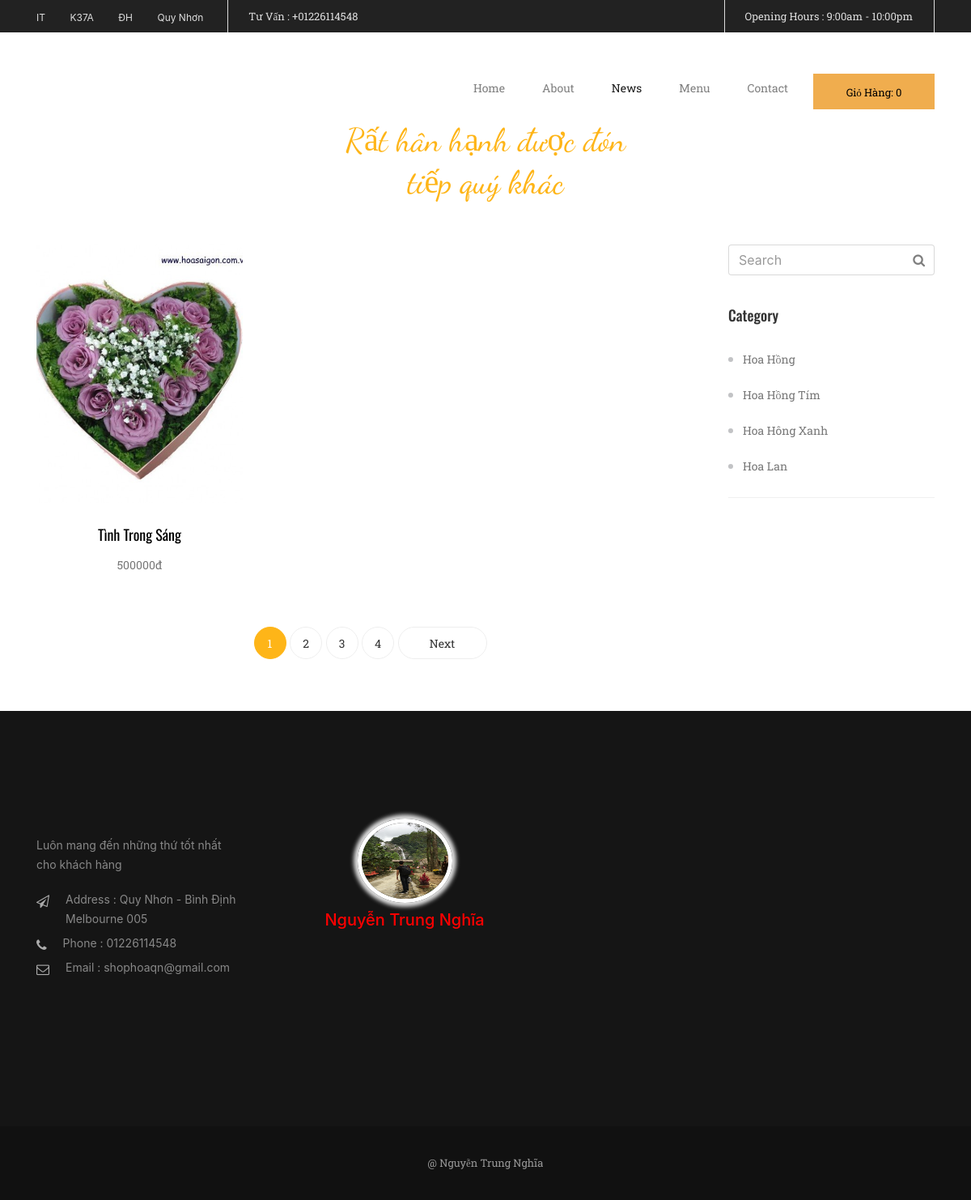
Page /index_Controller/page/1 on the committed database.
### tables this page shows
CREATE TABLE `chitietsp` (
  `id_sp` int(11) NOT NULL,
  `tensp` varchar(250) NOT NULL,
  `hinhanh` varchar(100) NOT NULL,
  `gia` int(100) NOT NULL,
  `mota` longtext NOT NULL,
  `id_loaisp` int(100) NOT NULL,
  `thutu` int(100) NOT NULL
);

CREATE TABLE `loaisp` (
  `id_loaisp` int(11) NOT NULL,
  `tenloaisp` varchar(250) NOT NULL,
  `thutu` int(100) NOT NULL
);

### application/controllers/index_Controller.php (called while the page is built, shortened)
<?php if ( ! defined('BASEPATH')) exit('No direct script access allowed');
class index_Controller extends CI_Controller {
	private $soluongtin1trang;
	public function __construct()
	{
		$this->load->model('SanPham');
		$this->load->model('DanhMuc');
		$this->load->model('PhanTrang');
		$this->soluongtin1trang = 9;
	}
	function page($trang)
	{
		$sanpham = $this->PhanTrang->loadTinTheoTrang($this->soluongtin1trang,$trang);
		$danhmuc = $this->DanhMuc->loadDanhMuc();
		$sotrang  = $this->PhanTrang->phantrang($this->soluongtin1trang);
		$ketqua = array(
			'sanpham' => $sanpham,
			'danhmuc' => $danhmuc,
			'sotrang'=> $sotrang
			 );
		$this->load->view('index',$ketqua);
	}
}

### index.php (called while the page is built, shortened)
<?php
require_once BASEPATH.'core/CodeIgniter.php';

### application/models/PhanTrang.php (called while the page is built, shortened)
<?php if ( ! defined('BASEPATH')) exit('No direct script access allowed');
class PhanTrang extends CI_Model {
	function phanTrang($soluongtin1trang)
	{
		$this->db->select('*');
		$sotin = $this->db->get('chitietsp');
		$ketqua = $sotin->result_array();
		$soluongtin = count($ketqua);
		$sotrang =ceil($soluongtin/$soluongtin1trang);
		return $sotrang;
	}
	function loadTinTheoTrang($trang,$soluongtin1trang)
	{
		$this->db->select('*');
		$this->db->join('chitietsp', 'chitietsp.id_loaisp = loaisp.id_loaisp', 'left');
		$vitri = ($trang-1)*$soluongtin1trang;
		$ketqua = $this->db->get('loaisp',$soluongtin1trang,$vitri);
		$ketqua = $ketqua->result_array();
		return $ketqua;
	}
}

### application/models/DanhMuc.php (called while the page is built, shortened)
<?php if ( ! defined('BASEPATH')) exit('No direct script access allowed');
class DanhMuc extends CI_Model {
	function loadDanhMuc()
	{
		$this->db->select('*');
		$danhmuc =$this->db->get('loaisp');
		$danhmuc = $danhmuc->result_array();
		return $danhmuc;
	}
}

### application/views/index.php (the view, shortened to what this page needs)
<!DOCTYPE html>
<html lang="en"><head>
	<link rel="stylesheet" href="<?php echo base_url() ?>vendor/bootstrap.css">
	<link rel="stylesheet" href="<?php echo base_url() ?>vendor/font-awesome.css">
	<link rel="stylesheet" href="<?php echo base_url() ?>1.css">
 </head>
<body >
<?php
	$uri = $_SERVER['REQUEST_URI'];
	 $uri = explode('/',$uri);
	$tranghientai = end($uri) ;
 ?>
		<div class="container">
			<div class="row">
				<div class="col-sm-9">
					<div class="row">
						<?php foreach ($sanpham as  $dlsanpham): ?>
						<div class="col-sm-4 text-xs-center">
							<div class="mottinchuan mb-3  wow  fadeInUp">
								<a href="<?php echo base_url(); ?>detailSanPham/chiTietSanPham/<?php echo $dlsanpham['id_sp'] ?>"><img class="card-img-top img-fluid" src="<?php echo $dlsanpham['hinhanh'] ?>" alt="Card image cap"></a>
								<a href="<?php echo base_url(); ?>detailSanPham/chiTietSanPham/<?php echo $dlsanpham['id_sp'] ?>" class="tieudetin1 fontoswarld"><?php echo $dlsanpham['tensp'] ?></a>
								<p class="fontroboto"><?php echo $dlsanpham['gia'] ?>đ</p>
							</div>
						</div>
						<?php endforeach ?>
					</div>
					<nav class="phantrang mb-3  wow  fadeInUp">
						<ul class="pagination">
							<?php
								for ($i=0; $i <$sotrang ; $i++) {?>
									<?php
										if(($i+1)==$tranghientai)
										{
											?>
											<li class="current"><?= $i+1?></li>
									<?php }
										else{
									?>
											<li><a href="<?php echo base_url();?>index_Controller/page/<?= $i+1?>"><?php echo $i+1 ?></a></li>
										<?php } ?>
									<?php
								}
							?>
							<?php
								if($tranghientai==$sotrang){
								}
								else{
							?>
								<li class="next">
									<a href="#" aria-label="Previous">
										<span aria-hidden="true">Next </span>
	 								</a>
								</li>
							<?php
								}
							 ?>
						</ul>
					</nav>
				</div>
				<div class="col-sm-3">
					<div class="phansearch  wow  fadeInUp">
							 <input type="text" class="form-control phansearchct"  placeholder="Search">
							<button type="submit" class="iconsearch"><i class="fa fa-search"></i></button>
					</div>
					<div class="khoilistlink my-2  wow  fadeInUp">
						<h3 class="fontoswarld">Category </h3>
						<ul class="fontroboto">
							<?php foreach ($danhmuc as  $value): ?>
								<li><a href="<?php echo base_url() ;?>detailDanhMuc/chiTietDanhMuc/<?php echo $value['id_loaisp'] ?>"> <?php echo $value['tenloaisp'] ?></a></li>
							<?php endforeach ?>
						</ul>
					</div>
				</div>
			</div>
		</div>
</body>
</html>

### 1.css (style rules this page uses)
.fontroboto { font-family: 'Roboto Slab', serif; }
.fontoswarld { font-family: 'Oswald', sans-serif; }
.mottinchuan p.fontroboto { color: #777; line-height: 24px; font-size: 14px; }
a.tieudetin1.fontoswarld { color: black; font-size: 18px; padding: 26px 0 12px 0; display: block; }
.mottinchuan img { width: 100%; }
* { margin: 0; padding: 0; }
nav.phantrang ul li { display: inline-block; }
nav.phantrang ul { list-style: none; display: inline-block; }
nav.phantrang { text-align: center; }
nav.phantrang ul li a,nav.phantrang ul li.current { display: inline-block; color: #333; font-family: roboto slab; font-size: 14px; border: 1px solid #eee; border-radius: 22px; width: 40px; height: 40px; text-align: center; line-height: 40px; }
nav.phantrang ul li.pre a,nav.phantrang ul li.next a { width: 110px; }
nav.phantrang ul li.current, nav.phantrang ul li a:hover { border-color: #feb518; background: #feb518; color: white; text-decoration: none; }
.khoilistlink.my-2 { border-bottom: 1px solid #f0f0f0; }
.khoilistlink ul.fontroboto { color: #c2c3c5;margin-left: 18px; }
.khoilistlink ul li a { color: #777; line-height: 44px; font-size: 14px; }
.khoilistlink h3.fontoswarld { font-size: 18px; line-height: 50px; color: #333; }
button.iconsearch { position: absolute; top: 7px; right: 12px; background: none; border: none; color: #7f7f7f; cursor: pointer; }
.phansearch { position: relative; }

### rows in the picture
chitietsp: hinhanh (picture), tensp "Tình Trong Sáng", gia "500000"
loaisp: tenloaisp "Hoa Hồng"
loaisp: tenloaisp "Hoa Hồng Tím"
loaisp: tenloaisp "Hoa Hông Xanh"
loaisp: tenloaisp "Hoa Lan"
